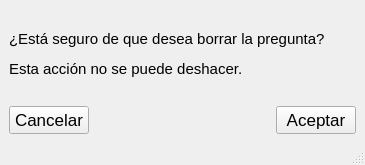
<?xml version="1.0" encoding="UTF-8"?>
<ui version="4.0">
 <class>MainWindow</class>
 <widget class="QMainWindow" name="MainWindow">
  <property name="geometry">
   <rect>
    <x>0</x>
    <y>0</y>
    <width>365</width>
    <height>165</height>
   </rect>
  </property>
  <property name="windowTitle">
   <string>MainWindow</string>
  </property>
  <widget class="QWidget" name="centralwidget">
   <layout class="QVBoxLayout" name="verticalLayout">
    <item>
     <widget class="QLabel" name="label">
      <property name="font">
       <font>
        <pointsize>35</pointsize>
       </font>
      </property>
      <property name="text">
       <string>&lt;html&gt;&lt;head/&gt;&lt;body&gt;&lt;p&gt;&lt;span style=&quot; font-size:11pt;&quot;&gt;¿Está seguro de que desea borrar la pregunta? &lt;/span&gt;&lt;/p&gt;&lt;p&gt;&lt;span style=&quot; font-size:11pt;&quot;&gt;Esta acción no se puede deshacer.&lt;/span&gt;&lt;/p&gt;&lt;/body&gt;&lt;/html&gt;</string>
      </property>
     </widget>
    </item>
    <item>
     <layout class="QHBoxLayout" name="horizontalLayout">
      <item>
       <widget class="QPushButton" name="pushButton_2">
        <property name="font">
         <font>
          <pointsize>13</pointsize>
         </font>
        </property>
        <property name="text">
         <string>Cancelar</string>
        </property>
       </widget>
      </item>
      <item>
       <spacer name="horizontalSpacer">
        <property name="orientation">
         <enum>Qt::Orientation::Horizontal</enum>
        </property>
        <property name="sizeHint" stdset="0">
         <size>
          <width>40</width>
          <height>20</height>
         </size>
        </property>
       </spacer>
      </item>
      <item>
       <widget class="QPushButton" name="pushButton_3">
        <property name="font">
         <font>
          <pointsize>13</pointsize>
         </font>
        </property>
        <property name="text">
         <string>Aceptar</string>
        </property>
       </widget>
      </item>
     </layout>
    </item>
   </layout>
  </widget>
  <widget class="QStatusBar" name="statusbar"/>
 </widget>
 <resources/>
 <connections/>
</ui>
